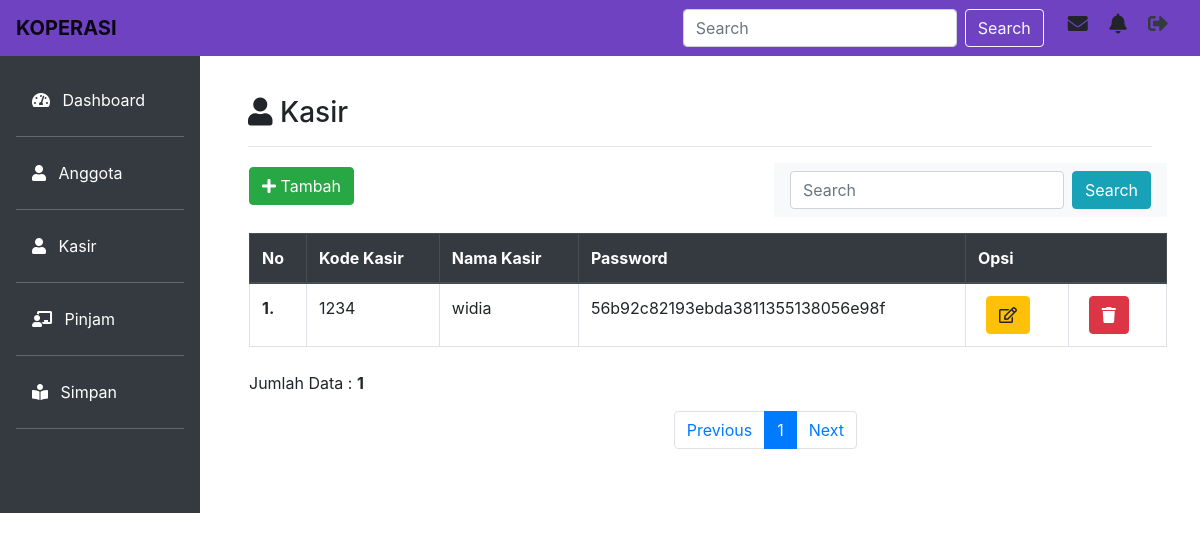
The app's page /kasir/index.php with its own data.
### tables this page shows
CREATE TABLE IF NOT EXISTS `tbl_kasir` (
  `kode_kasir` char(10) NOT NULL,
  `nama_kasir` varchar(32) NOT NULL,
  `password` varchar(32) NOT NULL
);

### kasir/index.php (the view, shortened to what this page needs)
<!doctype html>
<html lang="en">
  <head>
    <link rel="stylesheet" href="https://cdn.jsdelivr.net/npm/bootstrap@4.6.0/dist/css/bootstrap.min.css">
    <link rel="stylesheet" type="text/css" href="../assets/fontawesome-free/css/all.min.css">
  </head>
  <body>
    <nav class="navbar navbar-expand-lg navbar-light fixed-top" style="background-color: #6f42c1;">
      <a class="navbar-brand" href="#">
        <b>KOPERASI</b>
      </a>
      <form class="form-inline my-2 my-lg-0 ml-auto">
        <input class="form-control mr-sm-2" type="search" placeholder="Search" aria-label="Search">
        <button class="btn btn-outline-light my-2 my-sm-0" type="submit">Search</button>
      </form>
      <div class="icon ml-4">
        <h5>
          <i class="fas fa-envelope mr-3" data-toggle="tooltip" title="Inbox"></i>
          <i class="fas fa-bell mr-3" data-toggle="tooltip" title="Notification"></i>
          <a href="../logout.php"><i class="fas fa-sign-out-alt mr-3 text-dark" data-toggle="tooltip" title="Log Out"></i></a>
        </h5>
      </div>
    </nav>
    <div class="row no-gutters mt-5">
      <div class="col-md-2 bg-dark mt-2 pr-3 pt-4">
        <ul class="nav flex-column ml-3 mb-5">
          <li class="nav-item">
            <a class="nav-link active text-white" href="../dashboard.php"><i class="fas fa-tachometer-alt mr-2"></i> Dashboard</a><hr class="bg-secondary">
          </li>
          <li class="nav-item">
            <a class="nav-link text-white" href="../anggota/index.php"><i class="fas fa-user mr-2"></i> Anggota</a><hr class="bg-secondary">
          </li>
          <li class="nav-item">
            <a class="nav-link text-white" href="index.php"><i class="fas fa-user mr-2"></i> Kasir</a><hr class="bg-secondary">
          </li>
          <li class="nav-item">
            <a class="nav-link text-white" href="../pinjam/index.php"><i class="fas fa-chalkboard-teacher mr-2"></i> Pinjam</a><hr class="bg-secondary">
          </li>
          <li class="nav-item">
            <a class="nav-link text-white" href="../simpan/index.php"><i class="fas fa-book-reader mr-2"></i> Simpan</a><hr class="bg-secondary">
          </li>
        </ul>
      </div>
      <div class="col-md-10 p-5 pt-4">
        <h3><i class="fas fa-user"></i> Kasir</h3><hr>
        <div class="row">
          <div class="button-tambah ml-3 mt-1">
            <a class="btn btn-success" href="tambah.php" role="button"><i class="fas fa-plus"></i> Tambah</a>
          </div>
          <nav class="navbar navbar-light bg-light ml-auto">
            <form class="form-inline" action="" method="post">
              <input class="form-control mr-sm-2" type="text" placeholder="Search" aria-label="Search" name="cari">
              <button class="btn btn-info" type="submit">Search</button>
            </form>
          </nav>
          <div class="table-responsive mt-3 ml-3">
            <table class="table table-bordered">
              <thead class="thead-dark">
                <tr>
                  <th scope="col">No</th>
                  <th scope="col">Kode Kasir</th>
                  <th scope="col">Nama Kasir</th>
                  <th scope="col">Password</th>
                  <th colspan="2" scope="col">Opsi</th>
                </tr>
              </thead>
              <tbody>
                <?php
                include '../koneksi.php';
                $batas = 5;
                $hal = @$_GET['hal'];
                if(empty($hal)){
                  $posisi = 0;
                  $hal = 1;
                } else {
                  $posisi = ($hal - 1) * $batas;
                }
                $no = 1;
                if($_SERVER['REQUEST_METHOD'] == "POST") {
                  $cari = trim(mysqli_real_escape_string($con, $_POST['cari']));
                  if($cari != ''){
                    $sql = "SELECT * FROM tbl_kasir where nama like '%$cari%'";
                    $query = $sql;
                    $queryJml = $sql;
                  } else {
                    $query = "SELECT * FROM tbl_kasir LIMIT $posisi, $batas";
                    $queryJml = "SELECT * FROM tbl_kasir";
                    $no = $posisi + 1;
                  }
                } else {
                  $query = "SELECT * FROM tbl_kasir LIMIT $posisi, $batas";
                  $queryJml = "SELECT * FROM tbl_kasir";
                  $no = $posisi + 1;
                }
                $prev = $hal - 1;
                $next = $hal + 1;
                $sql_kasir = mysqli_query($con, $query) or die (mysqli_error($con));
                if(mysqli_num_rows($sql_kasir) > 0){
                  while($d = mysqli_fetch_array($sql_kasir)) { ?>
                <tr>
                  <th scope="row"><?php echo $no++; ?>.</th>
                  <td><?php echo $d['kode_kasir']; ?></td>
                  <td><?php echo $d['nama_kasir']; ?></td>
                  <td><?php echo $d['password']; ?></td>
                  <td>
                    <a class="btn btn-warning ml-2 mr-2" href="edit.php?kode=<?php echo $d['kode_kasir']; ?>" role="button"><i class="far fa-edit"></i></a>
                  </td>
                  <td>
                    <a class="btn btn-danger ml-2 mr-2" href="hapus.php?kode=<?php echo $d['kode_kasir']; ?>" role="button"><i class="fas fa-trash"></i></a>
                  </td>
                </tr>
                <?php
                  }
                } else {
                  echo "<tr><td colspan=\"13\" align=\"center\">Data tidak ditemukan</td></tr>";
                }
                ?>
              </tbody>
            </table>
          </div>
          <?php
          if(isset($_POST['cari'])) {
            echo "<div class=\"cr ml-3\" style=\"float:left;\">";
              $jml = mysqli_num_rows(mysqli_query($con, $queryJml));
              echo "Data Hasil Pencarian : <b>$jml</b>";
              echo "</div>";
          } else {
          ?>
            <div class="pg ml-3 pt-2" style="float:left;">
              <?php
              $jml = mysqli_num_rows(mysqli_query($con, $queryJml));
              echo "Jumlah Data : <b>$jml</b>";
              ?>
            </div>
            <div class="page mt-5 mx-auto">
              <nav aria-label="Page navigation example">
                <ul class="pagination justify-content-center">
                  <li class="page-item">
                    <a class="page-link" <?php if($hal > 1){ echo "href='?hal=$prev'"; } ?> tabindex="-1" aria-disabled="true">Previous</a>
                  </li>
                  <?php
                  $jml_hal = ceil($jml / $batas);
                  for($x=1;$x<=$jml_hal;$x++) {
                    if ($x != $hal) {
                  ?>
                  <li class="page-item"><a class="page-link" href="?hal=<?php echo $x ?>"><?php echo $x; ?></a></li>
                  <?php
                  }
                  else {
                  ?>
                  <li class="page-item active"><a class="page-link"><?php echo $x; ?></a></li>
                  <?php } } ?>
                  <li class="page-item">
                    <a class="page-link" <?php if($hal < $jml_hal) { echo "href='?hal=$next'"; } ?>>Next</a>
                  </li>
                </ul>
              </nav>
            </div>
          <?php } ?>
        </div>
      </div>
    </div>
  </body>
</html>

### records on screen
tbl_kasir: kode_kasir "1234", nama_kasir "widia", password "56b92c82193ebda3811355138056e98f"

### other values on screen
$jml "1"
